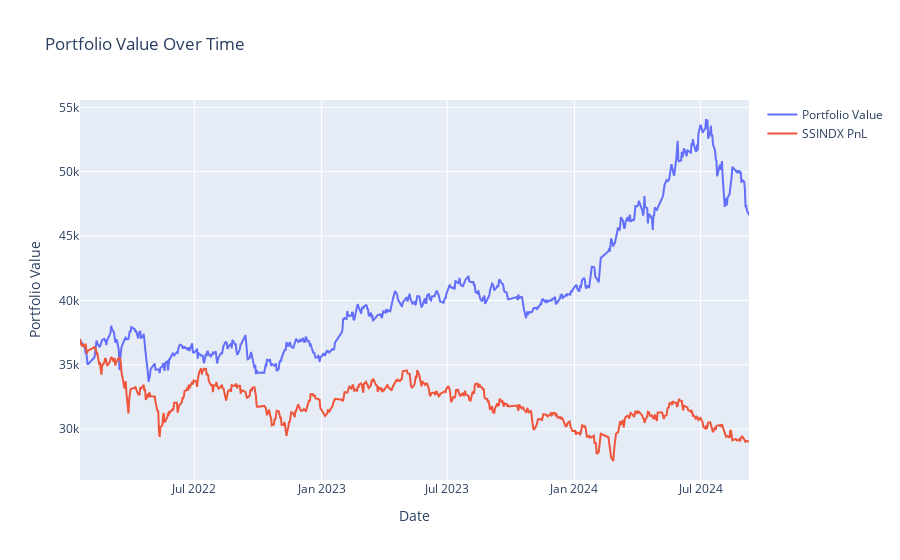

Notebook source saved alongside this figure:
### Markdown cell above
### PnL Visualization

### Code cell
# Interactive Plot for Portfolio Value
pnl_visualization(dates=dates, portfolio_values=portfolio_values, benchmark=benchmark)

### Figure 1 — Plotly figure (JSON) as saved in the notebook; plotly's stock layout.template omitted (floating-point values rounded to 4 significant figures; data arrays with more than 128 entries replaced by an {"elided": "..."} marker saying what was removed)
{"data": [{"mode": "lines", "name": "Portfolio Value", "type": "scatter", "x": {"elided": "643 str values"}, "y": {"elided": "643 float values"}}, {"mode": "lines", "name": "SSINDX PnL", "type": "scatter", "x": {"elided": "643 str values"}, "y": {"elided": "652 float values"}}], "layout": {"hovermode": "x unified", "title": {"text": "Portfolio Value Over Time"}, "xaxis": {"title": {"text": "Date"}}, "yaxis": {"title": {"text": "Portfolio Value"}}}}
